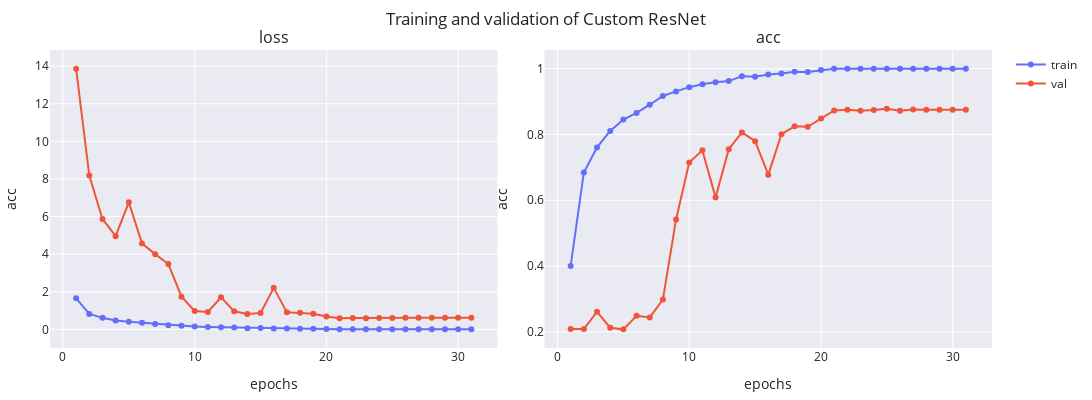

Notebook code cell kept with this figure:
### Markdown cell above
### 2.3 Model with residual connections

### Code cell
resnet = CustomResNet(num_classes=5)
optimizer = Adam(learning_rate=1e-3)
resnet.compile(optimizer=optimizer, loss="sparse_categorical_crossentropy", metrics=[SparseCategoricalAccuracy('acc')])
resnet_history = train_model(
    resnet,
    train_dataset,
    val_dataset,
    path=model_dir,
    epochs=50,
    verbose=1,
    lr_patience=5,
    val_patience=10,
).history
print(
    f"Final loss: training -> {resnet_history['loss'][-1]:.2f}, validation -> {resnet_history['val_loss'][-1]:.2f}"
)
print(
    f"Final accuracy: training -> {resnet_history['acc'][-1]:.2f}, validation -> {resnet_history['val_acc'][-1]:.2f}"
)
plot_history(resnet_history, ['loss', 'acc'], name='Custom ResNet')

### Figure 1 — Plotly figure (JSON) as saved in the notebook; plotly's stock layout.template omitted (floating-point values rounded to 4 significant figures)
{"data": [{"line": {"color": "#636EFA"}, "marker": {"color": "#636EFA"}, "mode": "lines+markers", "name": "train", "showlegend": true, "type": "scatter", "x": [1, 2, 3, 4, 5, 6, 7, 8, 9, 10, 11, 12, 13, 14, 15, 16, 17, 18, 19, 20, 21, 22, 23, 24, 25, 26, 27, 28, 29, 30, 31], "xaxis": "x", "y": [1.65, 0.8202, 0.6123, 0.4753, 0.4005, 0.3477, 0.2809, 0.2251, 0.187, 0.1471, 0.1267, 0.1139, 0.1009, 0.06271, 0.07007, 0.04807, 0.04145, 0.02738, 0.0307, 0.014, 0.002738, 0.001651, 0.001284, 0.0009878, 0.000908, 0.0007068, 0.000751, 0.0006437, 0.0007403, 0.0006648, 0.0005381], "yaxis": "y"}, {"line": {"color": "#EF553B"}, "marker": {"color": "#EF553B"}, "mode": "lines+markers", "name": "val", "showlegend": true, "type": "scatter", "x": [1, 2, 3, 4, 5, 6, 7, 8, 9, 10, 11, 12, 13, 14, 15, 16, 17, 18, 19, 20, 21, 22, 23, 24, 25, 26, 27, 28, 29, 30, 31], "xaxis": "x", "y": [13.87, 8.178, 5.874, 4.956, 6.759, 4.572, 4.001, 3.474, 1.74, 0.9794, 0.9239, 1.705, 0.9592, 0.8187, 0.87, 2.207, 0.9044, 0.8816, 0.8251, 0.6821, 0.5962, 0.6028, 0.597, 0.6008, 0.5997, 0.6165, 0.6147, 0.614, 0.6147, 0.6157, 0.6169], "yaxis": "y"}, {"line": {"color": "#636EFA"}, "marker": {"color": "#636EFA"}, "mode": "lines+markers", "name": "train", "showlegend": false, "type": "scatter", "x": [1, 2, 3, 4, 5, 6, 7, 8, 9, 10, 11, 12, 13, 14, 15, 16, 17, 18, 19, 20, 21, 22, 23, 24, 25, 26, 27, 28, 29, 30, 31], "xaxis": "x2", "y": [0.4006, 0.6844, 0.7606, 0.8108, 0.8454, 0.8655, 0.8903, 0.9169, 0.9308, 0.9437, 0.9522, 0.9584, 0.9621, 0.977, 0.9751, 0.9825, 0.9852, 0.9903, 0.99, 0.9955, 0.9995, 0.9997, 0.9997, 0.9997, 0.9997, 0.9999, 0.9998, 0.9998, 0.9997, 0.9998, 0.9999], "yaxis": "y2"}, {"line": {"color": "#EF553B"}, "marker": {"color": "#EF553B"}, "mode": "lines+markers", "name": "val", "showlegend": false, "type": "scatter", "x": [1, 2, 3, 4, 5, 6, 7, 8, 9, 10, 11, 12, 13, 14, 15, 16, 17, 18, 19, 20, 21, 22, 23, 24, 25, 26, 27, 28, 29, 30, 31], "xaxis": "x2", "y": [0.2088, 0.2088, 0.2613, 0.2128, 0.2078, 0.2489, 0.2439, 0.2984, 0.5418, 0.7145, 0.7516, 0.6081, 0.7551, 0.806, 0.7793, 0.6779, 0.8006, 0.8248, 0.8234, 0.8486, 0.8728, 0.8753, 0.8718, 0.8743, 0.8778, 0.8718, 0.8758, 0.8748, 0.8753, 0.8748, 0.8753], "yaxis": "y2"}], "layout": {"annotations": [{"font": {"size": 16}, "showarrow": false, "text": "loss", "x": 0.2375, "xanchor": "center", "xref": "paper", "y": 1, "yanchor": "bottom", "yref": "paper"}, {"font": {"size": 16}, "showarrow": false, "text": "acc", "x": 0.7625, "xanchor": "center", "xref": "paper", "y": 1, "yanchor": "bottom", "yref": "paper"}], "height": 400, "margin": {"b": 10, "l": 10, "r": 10, "t": 50}, "title": {"text": "Training and validation of Custom ResNet"}, "width": 1200, "xaxis": {"anchor": "y", "domain": [0, 0.475], "title": {"text": "epochs"}}, "xaxis2": {"anchor": "y2", "domain": [0.525, 1], "title": {"text": "epochs"}}, "yaxis": {"anchor": "x", "domain": [0, 1], "title": {"text": "acc"}}, "yaxis2": {"anchor": "x2", "domain": [0, 1], "title": {"text": "acc"}}}}
